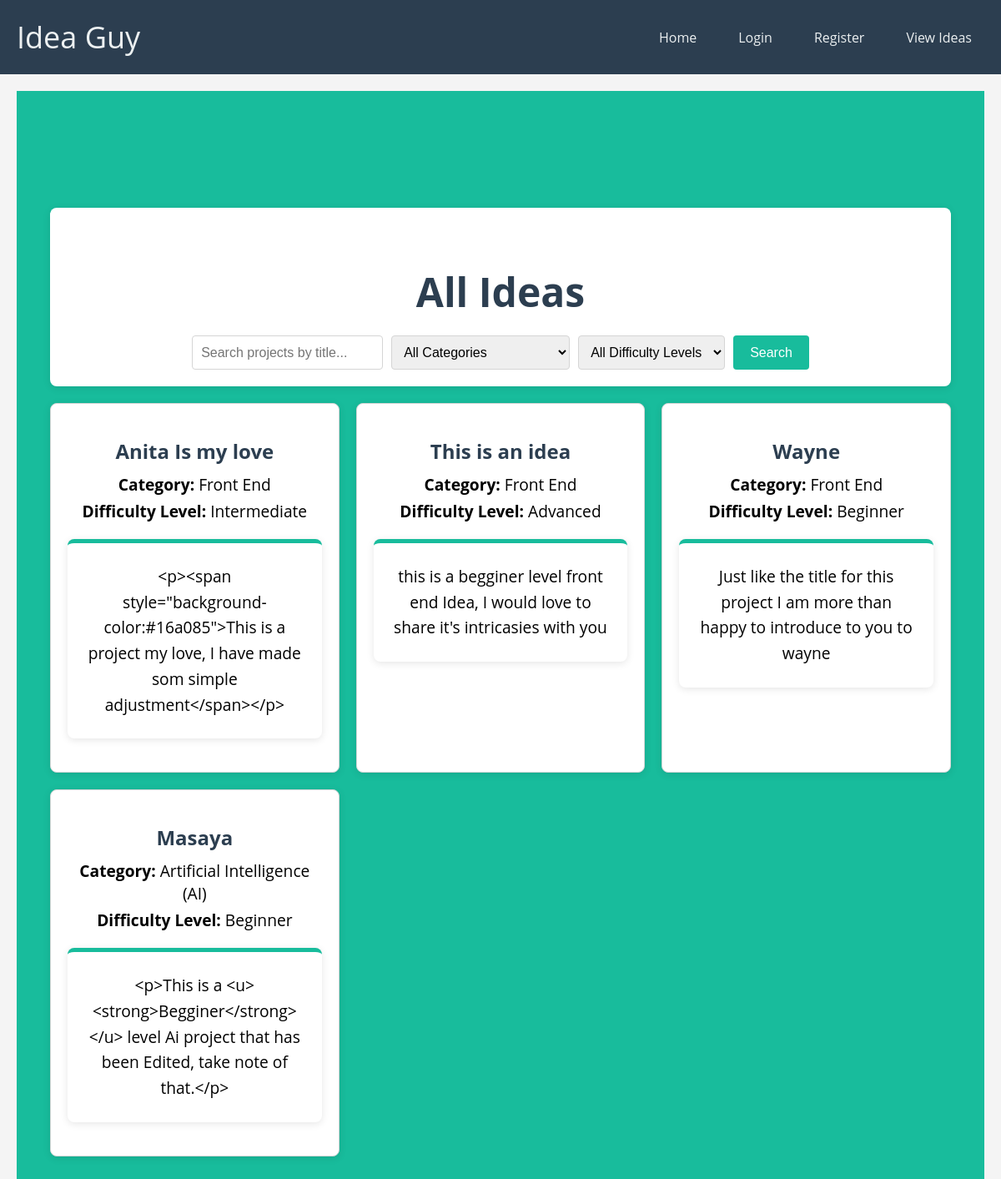
Screenshot of /all_ideas with the database file from the repository.
### the_idea/models.py (models this page shows, shortened)
class Projects(db.Model):
    project_id = db.Column(db.String(20), primary_key=True)
    title = db.Column(db.String(80), nullable=False)
    difficulty_level = db.Column(db.String(50), nullable=False)
    category = db.Column(db.String(50), nullable=False)
    description = db.Column(db.Text, nullable=False)
    category_id = db.Column(db.Integer, db.ForeignKey('categories.category_id'), nullable=False)
    user_id = db.Column(db.String(20), db.ForeignKey('users.id'), nullable=False)
    created_at = db.Column(db.DateTime, default=db.func.current_timestamp())
    updated_at = db.Column(db.DateTime, default=db.func.current_timestamp())

### the_idea/routes.py (the view, shortened to what this page needs)
@app.route('/all_ideas', methods = ['GET', 'POST'])
def all_ideas():
    projects = Projects.query.all()
    categories = Categories.query.all()
    form = SearchForm()
    return render_template('all_ideas.html', projects = projects, form = form, categories=categories, title = 'All Ideas')

### the_idea/forms.py
class SearchForm(FlaskForm):
    search_bar = StringField('Search')
    category_filter = SelectField('Category', choices=[('All Categories','All Categories')] + [(category.category_id, category.category_name) for category in Categories.query.all()], validators=[DataRequired()])
    difficulty_filter = SelectField('Difficulty Level', choices=[('All Difficulty Levels','All Difficulty Levels'), ('Beginner', 'Beginner'), ('Intermediate', 'Intermediate'), ('Advanced', 'Advanced')], validators=[DataRequired()])
    submit = SubmitField('Search')

### the_idea/templates/all_ideas.html (shortened to what this page needs)
{% extends "layout.html" %}
{% block content %}
<head>
    <link rel="stylesheet" href="{{ url_for('static', filename='css/all_ideas.css') }}">
</head>
<main>
    <section class="search-container">
        <h1>{{ title }}</h1>
        <form method="POST" action="{{ url_for('all_ideas') }}">
            <div class="search-filters">
                {{ form.search_bar(class="form-control", id="search-bar", placeholder="Search projects by title...") }}
                {{ form.category_filter(class="form-control", id="category-filter") }}
                {{ form.difficulty_filter(class="form-control", id="difficulty-filter") }}
                {{ form.submit(class="btn", id="search-button") }}
            </div>
        </form>
    </section>
    <section class="projects-container">
        {% for project in projects %}
        <article class="project-card">
            <h2>{{ project.title }}</h2>
            <p><strong>Category:</strong> {{ project.category }}</p>
            <p><strong>Difficulty Level:</strong> {{ project.difficulty_level }}</p>
            <div class="project-description-container">
                <p class="project-description">{{ project.description }}</p>
            </div>
        </article>
        {% endfor %}
    </section>
</main>
{% endblock %}

### the_idea/static/css/home.css (style rules this page uses)
body { font-family: Arial, sans-serif; margin: 0; background-color: #ECF0F1; color: #2C3E50; margin-top: auto; }
.hero h1 { font-size: 3em; margin-bottom: 10px; }
.hero p { font-size: 1.2em; margin-bottom: 20px; }
.btn { background-color: #E74C3C; color: #ECF0F1; padding: 15px 30px; text-decoration: none; border-radius: 5px; font-size: 1.2em; transition: background-color 0.3s; }

### the_idea/static/css/all_ideas.css (style rules this page uses)
body { font-family: 'Open Sans', sans-serif; margin: 0; background-color: #F4F4F4; color: #333; }
main { padding: 20px; }
.search-container { max-width: 1200px; margin: 20px auto; background-color: #FFFFFF; border-radius: 8px; box-shadow: 0 2px 10px rgba(0, 0, 0, 0.1); padding: 20px; text-align: center; }
.search-container h1 { margin-bottom: 20px; color: #2C3E50; }
.search-filters { display: flex; flex-wrap: wrap; justify-content: center; gap: 10px; }
.search-filters input, .search-filters select { padding: 10px; border: 1px solid #D5D5D5; border-radius: 4px; font-size: 1em; }
#search-button { padding: 10px 20px; background-color: #18BC9C; color: #FFFFFF; border: none; border-radius: 4px; cursor: pointer; transition: background-color 0.3s; }
.project-description-container { max-width: 1200px; margin: 20px auto; background-color: #FFFFFF; border-radius: 8px; box-shadow: 0 2px 10px rgba(0, 0, 0, 0.1); padding: 20px; border-top: 5px solid #18BC9C; }
.projects-container { max-width: 1200px; margin: 20px auto; display: grid; grid-template-columns: repeat(auto-fill, minmax(300px, 1fr)); gap: 20px; }
.project-card { background-color: #FFFFFF; border: 1px solid #D5D5D5; border-radius: 8px; box-shadow: 0 2px 10px rgba(0, 0, 0, 0.1); padding: 20px; }
.project-card h2 { font-size: 1.5em; color: #2C3E50; margin-bottom: 10px; }
.project-card p { margin: 5px 0; color: black; }
.project-description { color: #666; line-height: 1.6; }

### rows the page displays
Projects: title "Anita Is my love", category "Front End", difficulty_level "Intermediate", description "<p><span style=\"background-color:#16a085\">This is a project my love, I have made som simple adjustment</span></p>"
Projects: title "This is an idea", category "Front End", difficulty_level "Advanced", description "this is a begginer level front end Idea, I would love to share it's intricasies with you"
Projects: title "Wayne", category "Front End", difficulty_level "Beginner", description "Just like the title for this project I am more than happy to introduce to you to wayne"
Projects: title "Masaya", category "Artificial Intelligence (AI)", difficulty_level "Beginner", description "<p>This is a <u><strong>Begginer</strong></u> level Ai project that has been Edited, take note of that.</p>"

### other values shown
{{ title }} "All Ideas"
